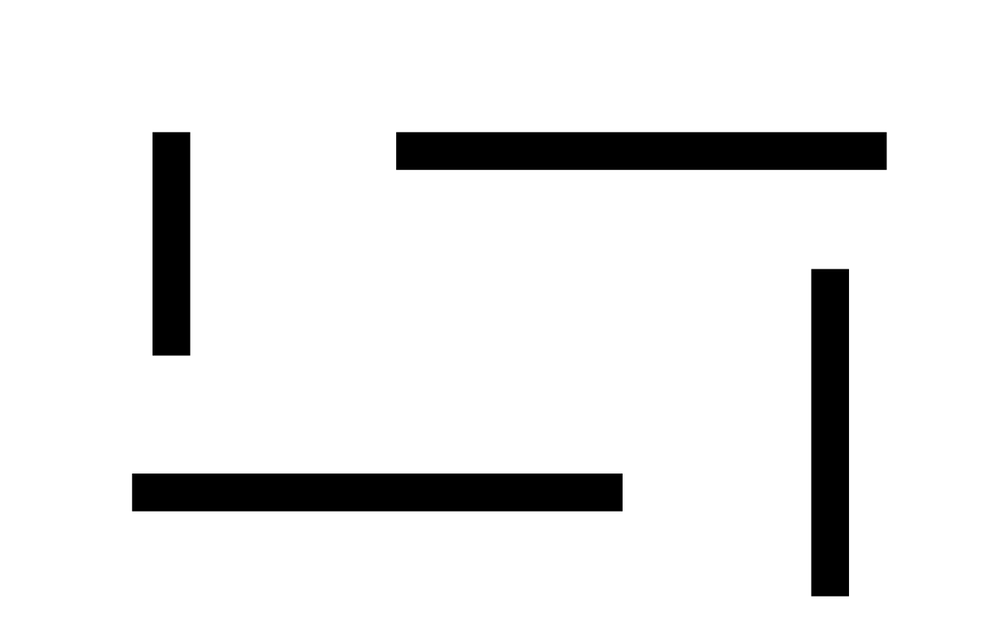
#> input picture maps/map_alpha.png, 1000 x 630 px, shrunk from 1285 x 809 before the run
$ python generate_map.py
#> lines starting #> are read from the running program, lines starting #| are printed output that depends on the picture; after the words box and inside, x2 and y2 are one past the last pixel; in counts of white or black regions, pixels touching at a corner belong together
import matplotlib.image as mpimg
import numpy as np
import matplotlib.pyplot as plt
import pprint as pp


def get_contour(map):
    height, width = map.shape[0], map.shape[1]
    c_map = np.zeros((height, width))

    for i in range(1, height - 1):
        for j in range(1, width - 1):
            if not (map[i, j]) and (np.abs(map[i, j] ^ map[i + 1, j]) +
                                    np.abs(map[i, j] ^ map[i - 1, j]) +
                                    np.abs(map[i, j] ^ map[i, j + 1]) +
                                    np.abs(map[i, j] ^ map[i, j - 1])) >= 1:
                c_map[i, j] = 1

    def search_one():
        b = True
        i, j = 0, 0
        while i < height - 1 and b:
            i += 1
            j = 0
            while j < width - 1 and b:
                b = (c_map[i, j] == 0)
                j += 1
        if (i, j) == (height - 1, width - 1):
            return False, i, j
        else:
            return True, i, j

    # [21 lines left out: function search_next, not called in this run]

    b, i, j = search_one()
    contours = []

    while b:
        contours.append([(i, j)])
        sb = True
        while sb:

            c_map[i, j] = 0

            sb, i, j = search_next(i, j)
            if sb:
                contours[-1].append((i, j))
        b, i, j = search_one()
    contours = [x for x in contours if len(x) > 2]
    return contours


def get(l, k):
    n = len(l)
    return l[k % n]


def compute_tangeante(map, contours, bw=5):
    height, width = map.shape[0], map.shape[1]
    tanj_map = np.zeros((height, width))
    for c in contours:
        for k in range(len(c)):
            if (get(c, k - bw)[0] - get(c, k + bw)[0]) == 0:
                tanj_map[c[k][0], c[k][1]] = height * width
            else:
                tanj_map[c[k][0], c[k][1]] = (get(c, k - bw)[1] - get(c, k + bw)[1]) / (
                        get(c, k - bw)[0] - get(c, k + bw)[0])
    return tanj_map

def dist(x,y,x_,y_):
    return (x-x_)**2+(y-y_)**2
def compute_nearest_border(map, contours, b=3):
    height, width = map.shape[0], map.shape[1]
    near_contour_map = np.zeros((height, width, 2))
    near_contour_map = near_contour_map.astype(int)
    dist_to_c = np.zeros((height, width))+height*width
    for i in range(len(contours)):
        for k in range(len(contours[i])):
            x,y = contours[i][k][0], contours[i][k][1]
            for j in range(-b+1,b):
                for m in range(-b+1,b):
                    d = dist(x,y,x+j,y+m)
                    if d <= dist_to_c[x+j,y+m]:
                        near_contour_map[x+j,y+m] = np.array([i, k])
                        dist_to_c[x+j,y+m] = d

    return near_contour_map


# [5 lines left out: function get_map, not called in this run]


def file_to_map(filename):
#> called with filename = '../maps/map_alpha.png'
    img = mpimg.imread(filename)
#> img is the input picture: shape (630, 1000, 4) float32; mean R, G, B, A 0.908, 0.908, 0.908, 0.999
    height, width = img.shape[0], img.shape[1]
#> height = 630; width = 1000
    new_img = img[:, :, 3] > 0.9
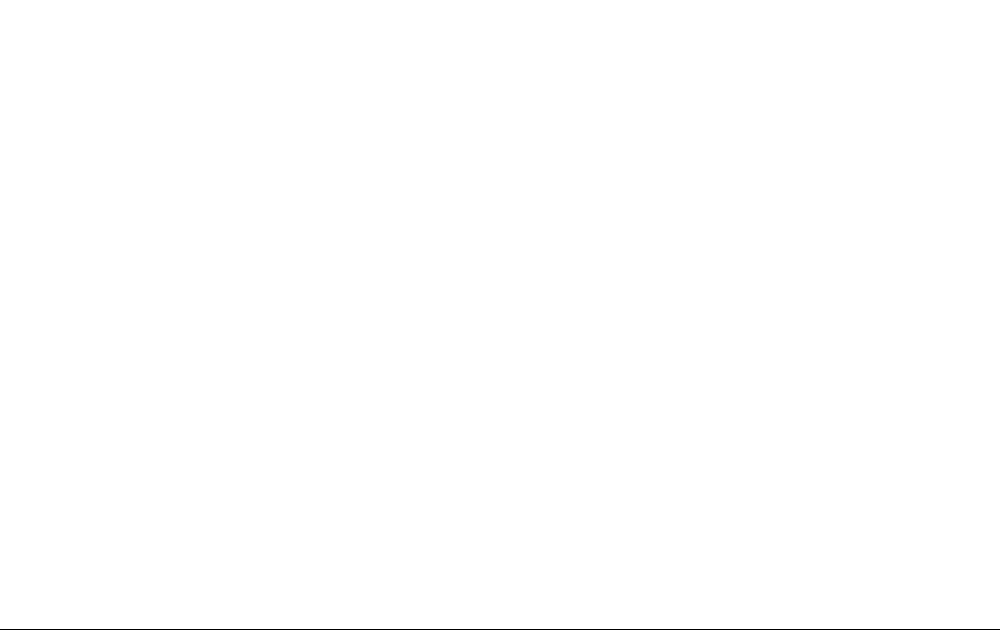
#> new_img: shape (630, 1000) bool; 99.8% white; black in thin lines or dots, all inside (x1, y1, x2, y2) = (0, 629, 1000, 630)
    return new_img, width, height


def print_map(img):
    plt.imshow(img)
    plt.show()

# [32 lines left out: functions slide, load_map, not called in this run]
if __name__ == "__main__":
    # new_img, width, height = file_to_map("../maps/test_img2.png")
    new_img, width, height = file_to_map("../maps/map_alpha.png")
#> width = 1000; height = 630

    contours = get_contour(new_img)
#> after the loop in get_contour, `for i in range(1, height - 1):`: c_map: shape (630, 1000) float64; every value is 0
#> contours = []
    c_map = np.zeros((height, width))
    new_img = new_img.astype(int)

    tanj_map = compute_tangeante(new_img, contours, bw=2)
    near_contour_map = compute_nearest_border(new_img, contours, b=3)
#> after the loop in compute_nearest_border, `for i in range(len(contours)):`: dist_to_c: shape (630, 1000) float64; every value is 630000

    lw = 4
    for c in contours:
        for k in range(len(c)):
            new_img[c[k][0]:c[k][0] + lw, c[k][1]:c[k][1] + lw] = 10*(k+2)/len(c)
#> this loop made 0 passes
    # p
    # p.pprint(near_contour_map[40:60,80:100])
    # pp.pprint(tanj_map[40:60,80:100])

    print_map(new_img)

$ run again, with maps/test_img3.png copied over maps/map_alpha.png
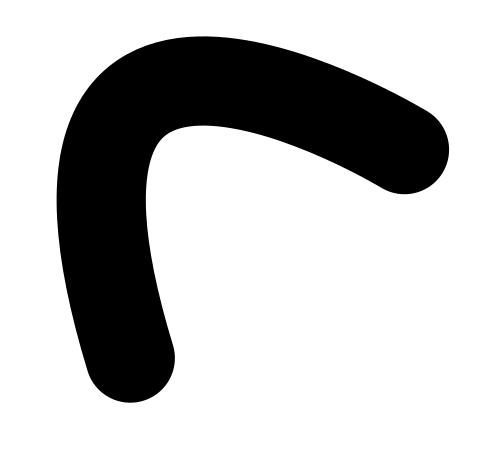
#> input picture maps/test_img3.png, 486 x 453 px
#> in file_to_map, img is the input picture: shape (453, 486, 4) float32; mean R, G, B, A 0, 0, 0, 0.253
#> in file_to_map, `new_img = img[:, :, 3] > 0.9`:
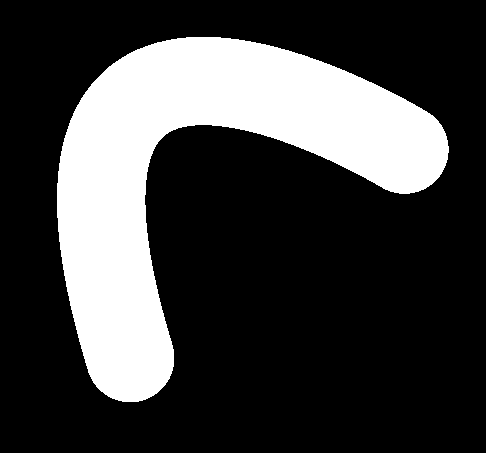
#> new_img: shape (453, 486) bool; 25.1% white; 1 white region, box (x1, y1, x2, y2) and area: (57, 37, 449, 402) 55252
#> `new_img, width, height = file_to_map("../maps/map_alpha.png")`: width = 486; height = 453
#> contours = 1 item
#> the loop in compute_tangeante, `for c in contours:` made 1 pass
#> the loop in compute_nearest_border, `for i in range(len(contours)):` made 1 pass
#> the loop `for c in contours:` made 1 pass
#> after the loop `for c in contours:`:
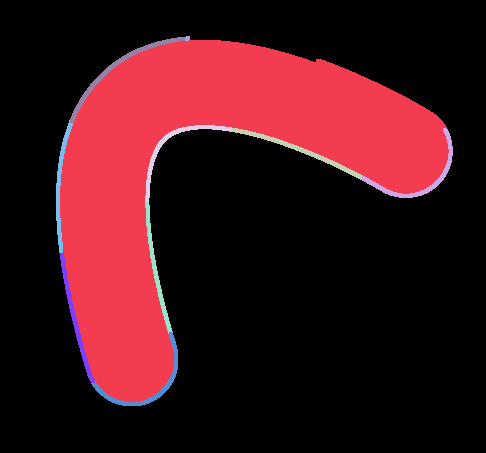
#> new_img: shape (453, 486) int64; 11 distinct labels, from 0 to 10; one colour per label, 0 black
